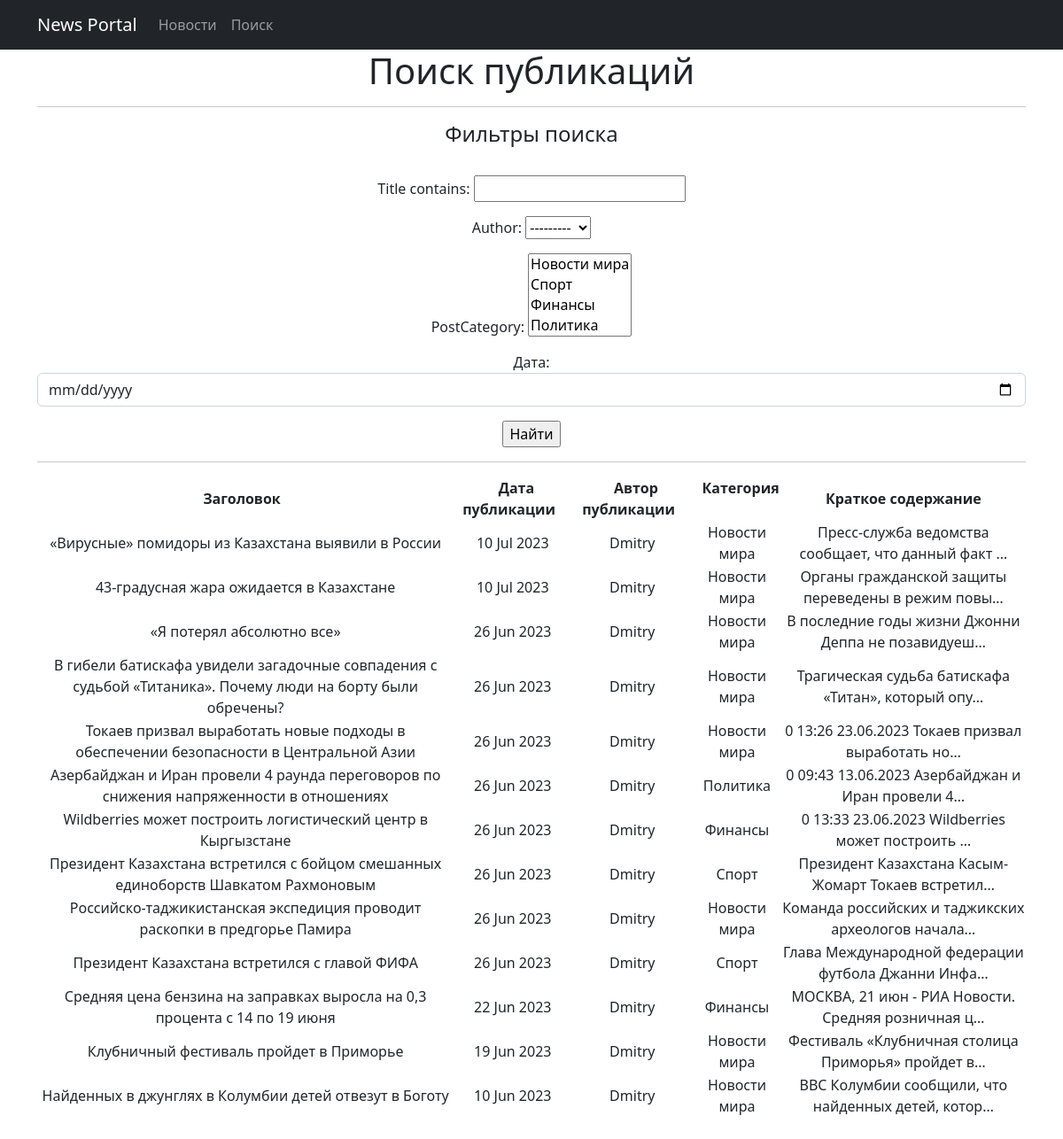
Page /posts/search/ on the earlier database version.
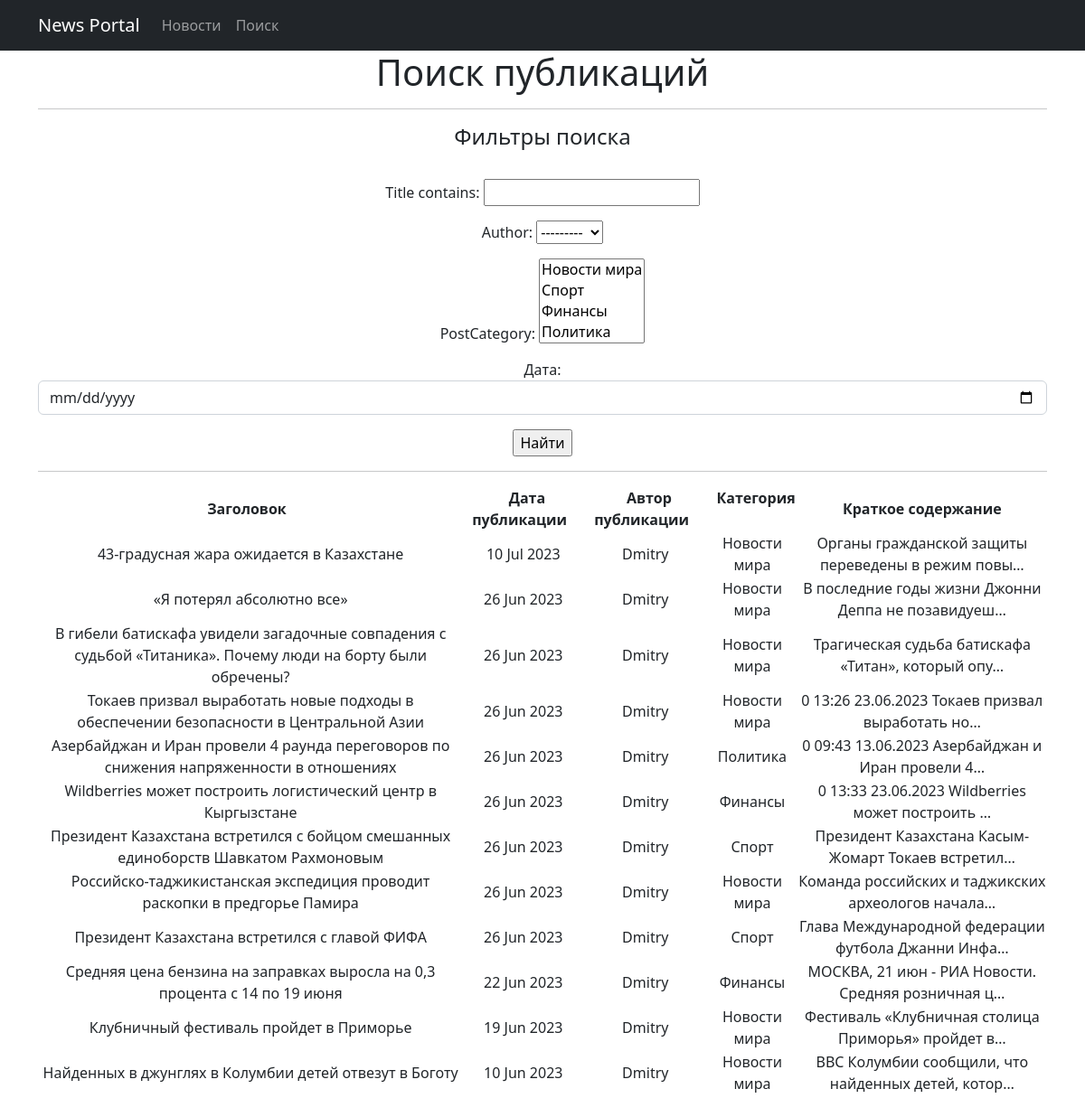
Same page on the later database version.
### news/models.py (models this page shows, shortened)
class Post(models.Model):
    article = 'AR'
    news = 'NW'
    POST_TYPE = [
        (article, 'Статья'),
        (news, 'Новости')
    ]
    author = models.ForeignKey(Author, on_delete=models.CASCADE)
    postType = models.CharField(max_length=2, choices=POST_TYPE, default=article)
    timeDateCreation = models.DateTimeField(auto_now_add=True)
    postCategory = models.ManyToManyField(Category, through="PostCategory")
    title = models.CharField(max_length=255)
    text = models.TextField()
    postRating = models.IntegerField(default=0)

class Author(models.Model):
    user = models.OneToOneField(User, on_delete=models.CASCADE, null=True)
    authorRating = models.IntegerField(default=0)
    def __str__(self):
        return f'{self.user}'

class PostCategory(models.Model):
    post = models.ForeignKey(Post, on_delete=models.CASCADE)
    category = models.ForeignKey(Category, on_delete=models.CASCADE)

class Category(models.Model):
    categoryName = models.CharField(max_length=64, unique=True)
    def __str__(self):
        return f'{self.categoryName}'

### news/views.py (the view)
# urls.py: path('search/', PostSearch.as_view(), name = 'search'),
class PostSearch(ListView):
    model = Post
    template_name = 'news/search.html'
    context_object_name = 'posts_search'
    ordering = ['-timeDateCreation']
    def get_queryset(self):
        queryset = super().get_queryset()
        self.filterset = PostFilter(self.request.GET, queryset)
        return self.filterset
    def get_context_data(self, **kwargs):
        context = super().get_context_data(**kwargs)
        context['filterset'] = self.filterset
        context['is_not_authors'] = not self.request.user.groups.filter(name='authors').exists()
        context['is_authors'] = self.request.user.groups.filter(name='authors').exists()
        return context

### news/templatetags/custom_filters.py (called while the page is built)
@register.filter(name = 'censor')
def censor(value):
    censor_list = ['редиска']
    text = value.split()
    for word in text:
        if word.lower() in censor_list:
            count = len(word) - 1
            value = value.replace(word, word[0] + '*' * count)
    return(value)

### templates/news/search.html (shortened to what this page needs)
{% extends 'flatpages/default.html' %}
{% load custom_filters %}
{% block content %}
    <h1>Поиск публикаций</h1>
    <hr>
    <h4>Фильтры поиска</h4>
    <br>
    <form action="" method="GET">
        {{ filterset.form.as_p }}
        <input type="submit" value="Найти">
    </form>
    <hr>
    {% if posts_search %}
        <table>
            <thead>
                <th>
                    <b>Заголовок &nbsp </b>
                </th>
                <th>
                    <b> &nbsp Дата публикации &nbsp </b>
                </th>
                <th>
                    <b> &nbsp Автор публикации &nbsp </b>
                </th>
                <th>
                    <b> &nbsp Категория &nbsp </b>
                </th>
                <th>
                    <b> &nbsp Краткое содержание &nbsp</b>
                </th>
            </thead>
        {% for post in filterset.qs %}
            <tr>
                <td>
                    {{ post.title|censor }}
                </td>
                <td>
                    {{ post.timeDateCreation|date:'d M Y' }}
                </td>
                <td>
                    {{ post.author }}
                </td>
                <td>
                    {% for cat in post.postcategory_set.all %}
                        {{ cat.category }}
                    {% endfor %}
                </td>
                <td>
                    {{ post.text|truncatechars:50|censor }}
                </td>
            </tr>
        {% endfor %}
        </table>
    <br>
    {% else %}
        <h2>Публикаций нет!</h2>
    {% endif %}
{% endblock content %}

Differences in the rows shown:
removed Post: title|censor "«Вирусные» помидоры из Казахстана выявили в России", timeDateCreation "10 Jul 2023", author "Dmitry", text|censor "Пресс-служба ведомства сообщает, что данный факт …"
removed PostCategory: category "Новости мира", shown under "«Вирусные» помидоры из Казахстана выявили в России"
